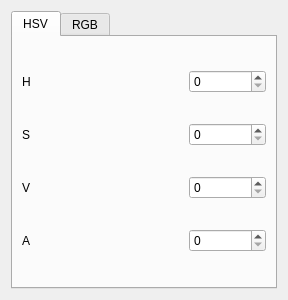
<?xml version="1.0" encoding="UTF-8"?>
<ui version="4.0">
 <class>ColorSliderForm</class>
 <widget class="QWidget" name="ColorSliderForm">
  <property name="geometry">
   <rect>
    <x>0</x>
    <y>0</y>
    <width>288</width>
    <height>300</height>
   </rect>
  </property>
  <property name="windowTitle">
   <string>Form</string>
  </property>
  <layout class="QGridLayout" name="gridLayout">
   <item row="0" column="0">
    <widget class="QTabWidget" name="colorSpecTabWidget">
     <property name="sizePolicy">
      <sizepolicy hsizetype="Expanding" vsizetype="Preferred">
       <horstretch>0</horstretch>
       <verstretch>0</verstretch>
      </sizepolicy>
     </property>
     <property name="currentIndex">
      <number>0</number>
     </property>
     <widget class="QWidget" name="hsvTab">
      <attribute name="title">
       <string>HSV</string>
      </attribute>
      <layout class="QGridLayout" name="hsvLayout">
       <item row="0" column="0">
        <widget class="QLabel" name="hueLabel">
         <property name="text">
          <string>H</string>
         </property>
        </widget>
       </item>
       <item row="1" column="2">
        <widget class="QSpinBox" name="saturationSpinBox">
         <property name="maximum">
          <number>100</number>
         </property>
        </widget>
       </item>
       <item row="3" column="1">
        <widget class="ColorSlider" name="hsvAlphaSlider" native="true"/>
       </item>
       <item row="0" column="1">
        <widget class="ColorSlider" name="hueSlider" native="true"/>
       </item>
       <item row="3" column="2">
        <widget class="QSpinBox" name="hsvAlphaSpinBox">
         <property name="maximum">
          <number>100</number>
         </property>
        </widget>
       </item>
       <item row="3" column="0">
        <widget class="QLabel" name="hsvAlphaLabel">
         <property name="text">
          <string>A</string>
         </property>
        </widget>
       </item>
       <item row="1" column="1">
        <widget class="ColorSlider" name="saturationSlider" native="true"/>
       </item>
       <item row="0" column="2">
        <widget class="QSpinBox" name="hueSpinBox">
         <property name="maximum">
          <number>359</number>
         </property>
        </widget>
       </item>
       <item row="1" column="0">
        <widget class="QLabel" name="saturationLabel">
         <property name="text">
          <string>S</string>
         </property>
        </widget>
       </item>
       <item row="2" column="2">
        <widget class="QSpinBox" name="valueSpinBox">
         <property name="maximum">
          <number>100</number>
         </property>
        </widget>
       </item>
       <item row="2" column="0">
        <widget class="QLabel" name="valueLabel">
         <property name="text">
          <string>V</string>
         </property>
        </widget>
       </item>
       <item row="2" column="1">
        <widget class="ColorSlider" name="valueSlider" native="true"/>
       </item>
      </layout>
     </widget>
     <widget class="QWidget" name="rgbTab">
      <attribute name="title">
       <string>RGB</string>
      </attribute>
      <layout class="QGridLayout" name="rgbLayout">
       <item row="0" column="0">
        <widget class="QLabel" name="redLabel">
         <property name="text">
          <string>R</string>
         </property>
        </widget>
       </item>
       <item row="3" column="1">
        <widget class="ColorSlider" name="rgbAlphaSlider" native="true"/>
       </item>
       <item row="1" column="1">
        <widget class="ColorSlider" name="greenSlider" native="true"/>
       </item>
       <item row="3" column="0">
        <widget class="QLabel" name="rgbAlphaLabel">
         <property name="text">
          <string>A</string>
         </property>
        </widget>
       </item>
       <item row="0" column="1">
        <widget class="ColorSlider" name="redSlider" native="true"/>
       </item>
       <item row="2" column="1">
        <widget class="ColorSlider" name="blueSlider" native="true"/>
       </item>
       <item row="2" column="0">
        <widget class="QLabel" name="blueLabel">
         <property name="text">
          <string>B</string>
         </property>
        </widget>
       </item>
       <item row="1" column="0">
        <widget class="QLabel" name="greenLabel">
         <property name="text">
          <string>G</string>
         </property>
        </widget>
       </item>
       <item row="1" column="3">
        <widget class="QSpinBox" name="greenSpinBox">
         <property name="maximum">
          <number>255</number>
         </property>
        </widget>
       </item>
       <item row="2" column="3">
        <widget class="QSpinBox" name="blueSpinBox">
         <property name="maximum">
          <number>255</number>
         </property>
        </widget>
       </item>
       <item row="3" column="3">
        <widget class="QSpinBox" name="rgbAlphaSpinBox">
         <property name="maximum">
          <number>255</number>
         </property>
        </widget>
       </item>
       <item row="0" column="3">
        <widget class="QSpinBox" name="redSpinBox">
         <property name="maximum">
          <number>255</number>
         </property>
        </widget>
       </item>
      </layout>
     </widget>
    </widget>
   </item>
  </layout>
 </widget>
 <customwidgets>
  <customwidget>
   <class>ColorSlider</class>
   <extends>QWidget</extends>
   <header location="global">colorslider.h</header>
   <container>1</container>
  </customwidget>
 </customwidgets>
 <resources/>
 <connections/>
</ui>
